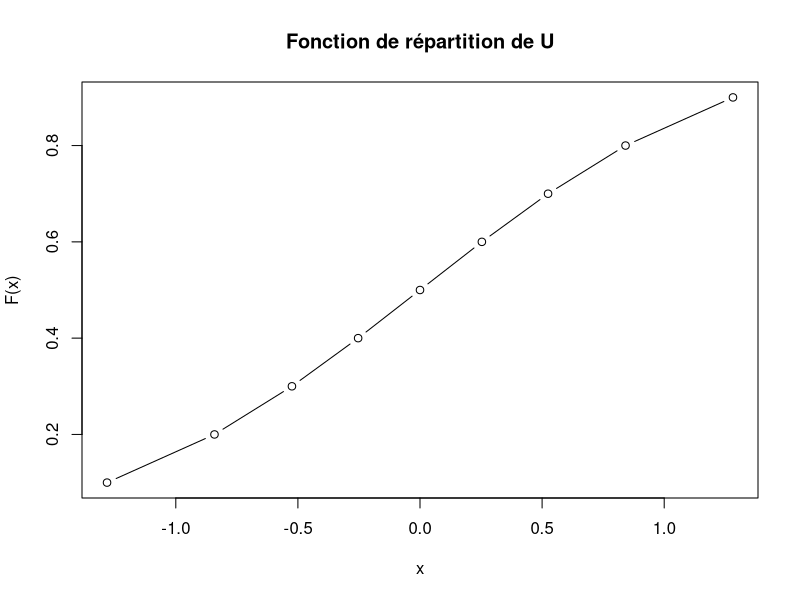

Here is the R script that generated this plot:
# Exercice preliminaire
# Repr ́esenter sur un mˆeme graphique les densit ́e des lois N(μ,σ) pour les couples
# (μ,σ) ∈{(0,1),(0,0.5),(0,2),(3,1)} en quatre couleurs diff ́erentes. Y ajouter les verticales passant
# par -1 et 1 et repr ́esenter en rouge le segment de l’axe des abscisses o`u |x|≤1. En num ́erotant les
# quatre courbes de 1 `a 4, classer dans l’ordre croissant les quatre valeurs p1,p2,p3 et p4 o`u pi est
# d ́efinie comme la probabilit ́e que la variable de densit ́e num ́ero i soit `a une distance inf ́erieure `a 1
# de 0 (P(X ∈[0 −1,0 + 1] = [−1,1])).


# Exercice 1
# Soit X une variable de loi N(μ,σ) avec μ et σ quelconques et U de loi N(0,1)
# Calculer P(X ∈[−2,4]) avec μ = 2 et σ = 3
dnorm(4, 2, 3) - dnorm(-2, 2, 3)

# Choisir deux valeurs pour μ et σ et calculer P(X ∈[μ −σ,μ + σ]). Changer les valeurs de l’un ou
# l’autre des param`etres ou les deux et recalculer la probabilit ́e pr ́ec ́edente
dnorm(2 + 3, 2, 3) - dnorm(2 - 3, 2, 3)

# Calculer , P(X ∈[μ −2σ,μ + 2σ]) et P(X ∈[μ −3σ,μ + 3σ]) pour un couple (μ,σ) quelconque et
# choisi au pr ́ealable.
dnorm(2 + 2 * 3, 2, 3) - dnorm(2 - 2 * 3, 2, 3)

# Soit n = 9, calculer les quantiles d’ordres 1/(n + 1),2/(n + 1),....,n/(n + 1) de la variable U. Il
# s’agit des d ́eciles (ils sont neuf et coupent la droite r ́elle en dix intervalles tels que la probabilit ́e de
# se trouver X dans chacun de ces intervalles vaille 10%. Les retrouver sur les tables statistiques
dnorm(qnorm(1 / (9 + 1)), 0, 1)

# Tracer la fonction de r ́epartition de U et marquer par des points rouges sur l’axe des abscisses les
# positions des quantiles pr ́ec ́edemment calcul ́es. Placer sur l’axe des ordonn ́ees des points rouges
# pour repr ́esenter les points d’abscisse 0 et ordonn ́ees 1/(n + 1),2/(n + 1),...n/(n + 1). Ajouter
# `a l’aide de la fonction graphique secondaire segments des segments verticaux en pointill ́es noirs
# allant d’un quantile plac ́e sur l’axe des abscisses jusqu’`a l’intersection avec la courbe trac ́ee. Idem
# du point obtenu tracer une horizontale en pointill ́es jusqu’`a l’axe des ordonn ́ees
plot(qnorm(seq(1 / (9 + 1), 9 / (9 + 1), length.out = 9)), seq(1 / (9 + 1), 9 / (9 + 1), length.out = 9), type = "b", xlab = "x", ylab = "F(x)", main = "Fonction de répartition de U")

# Calculer les quantiles d’ordres 1/(n + 1),2/(n + 1),....,n/(n + 1) de la variable X avec μ = −1 et
# σ = 5 et repr ́esenter les quantiles obtenus pour X selon ceux obtenus pour U.
qnorm(seq(1 / (9 + 1), 9 / (9 + 1), length.out = 9), -1, 5)

# Rajouter sur votre graphique la droite d’ ́equation y = σx + μ. Conclure

# Exercice 2
# Soit X une variable de loi N(μ,σ) avec μ = 2 et σ = 3. Soient les  ́ev`enements A = {X ∈ [1,5]},
# B = {X ∈[0,2[}, C = {X ≥2} et D = {X ≤0}.

# Calculer les probabilit ́es des  ́ev`enements A,B,C et D.
dnorm(5, 2, 3) - dnorm(1, 2, 3)
dnorm(2, 2, 3)
dnorm(Inf, 2, 3) - dnorm(2, 2, 3)
dnorm(0, 2, 3)

# Calculer les probabilit ́es conditionnelles de A sachant B, A sachant C et A sachant D
dnorm(5, 2, 3) - dnorm(1, 2, 3) / dnorm(2, 2, 3)
dnorm(5, 2, 3) - dnorm(1, 2, 3) / (dnorm(Inf, 2, 3) - dnorm(2, 2, 3))
dnorm(5, 2, 3) - dnorm(1, 2, 3) / dnorm(0, 2, 3)

# Retrouver la valeur de P(A) en utilisant la formule des probabilit ́es totales appliqu ́ees avec la
# partition (B,C,D) de l’univers de tous les possibles Ω.
dnorm(5, 2, 3) - dnorm(1, 2, 3) / (dnorm(2, 2, 3) + dnorm(Inf, 2, 3) - dnorm(2, 2, 3) + dnorm(0, 2, 3))
